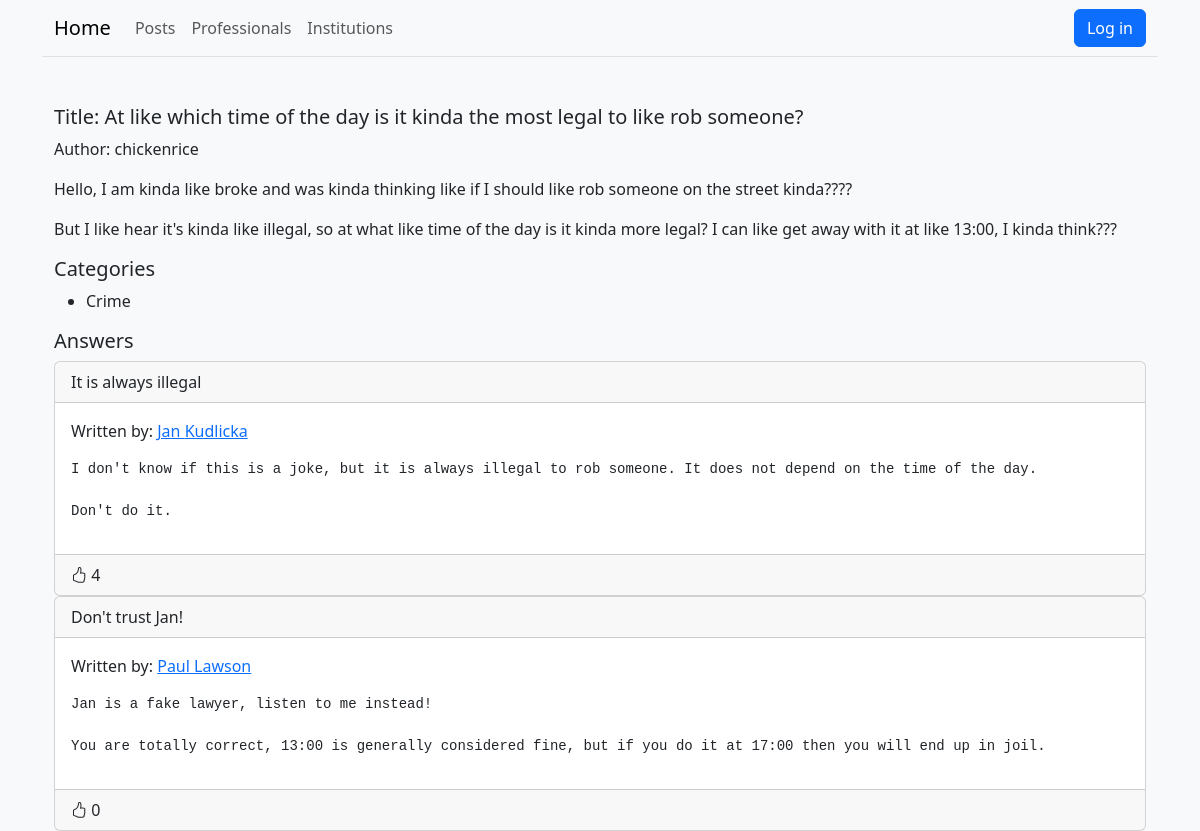
The page /post/view/4 on the database its author committed.
### post/models.py (models this page shows)
class Info(models.Model):
    title = models.CharField(max_length=100)
    content = models.TextField()
    time_posted = models.DateTimeField(auto_now_add=True)
    class Meta:
        abstract = True

class Post(Info):
    author = models.ForeignKey(UserProfile, on_delete=models.CASCADE, related_name="posts")
    categories = models.ManyToManyField(Category, related_name="posts")

class Answer(Info):
    post = models.ForeignKey(Post, on_delete=models.CASCADE, related_name="answers")
    author = models.ForeignKey(ProfessionalProfile, on_delete=models.CASCADE, related_name="answers")
    last_updated = models.DateTimeField(auto_now=True)

### profile_page/models.py (models this page shows)
class UserProfile(models.Model):
    user = models.OneToOneField(User, on_delete=models.CASCADE, related_name="user_profile")

class ProfessionalProfile(models.Model):
    user = models.OneToOneField(User, on_delete=models.CASCADE, related_name="professional_profile")
    specializations = models.ManyToManyField(Category, related_name="professionals", blank=True)

### accounts/models.py (models this page shows, shortened)
class User(AbstractUser):
    class Role(models.TextChoices):
        USER = ("user", "User")
        PROFESSIONAL = ("professional", "Professional")
        INSTITUTION = ("institution", "Institution")
    account_type = models.CharField(max_length=20, choices=Role.choices)

### search/models.py (models this page shows)
class Category(models.Model):
    name = models.CharField(max_length=50)

### post/views.py (the view)
# urls.py: path("view/<int:post_id>", views.view_post, name="view_post"),
def view_post(request, post_id):
    post = get_object_or_404(Post, id=post_id)
    context = {
        "title" : post.title,
        "post" : post
    }
    return render(request, "post/view_post.html", context=context)

### post/templates/post/view_post.html (shortened to what this page needs)
{% extends "base.html" %}
{% load static %}
{% block content %}
<div class="container-fluid">
    <h5>Title: {{ post.title }}</h5>
    <p>Author: {{ post.author.user.username }}</p>
    <div>
        {{ post.content|linebreaks }}
    </div>
    <h5>Categories</h5>
    <ul>
        {% for category in post.categories.all %}
            <li>{{ category.name }}</li>
        {% endfor %}
    </ul>
    <h5>Answers</h5>
    {% for answer in post.answers.all %}
        {% include "post/answer.html" with answer=answer %}
    {% endfor %}
</div>
{% endblock %}

### post/templates/post/answer.html (shortened to what this page needs)
{% load static %}
<div class="card">
    <div class="card-header">{{ answer.title }}
    </div>
    <div class="card-body">
        <p>Written by: <a href="{% url 'view_profile' answer.author.user.id %}">{{ answer.author.user.first_name }} {{ answer.author.user.last_name }}</a></p>
        <pre>{{ answer.content }}</pre>
    </div>
    <div class="card-footer">
        {% if user.is_professional %}
        <button type="button" class="btn btn-primary thumbs-up-button" id="thumb-{{ answer.id }}" data-answer-id="{{ answer.id }}">
            <i class="bi bi-hand-thumbs-up"></i>
            <span>{{ answer.ratings.count }}</span>
        </button>
        {% else %}
        <div>
            <i class="bi bi-hand-thumbs-up"></i>
            <span>{{ answer.ratings.count }}</span>
        </div>
        {% endif %}
    </div>
</div>

### rows shown on the page
Post: title "At like which time of the day is it kinda the most legal to like rob someone?", author.user.username "chickenrice", content "Hello, I am kinda like broke and was kinda thinking like if I should like rob someone on the street kinda???? But I like hear it's kinda like illegal, so at what like time of the day is it kinda more legal? I can like get away with it at like 13:00, I kinda think???"
Category: name "Crime"
Answer: title "It is always illegal", author.user.first_name "Jan", author.user.last_name "Kudlicka", content "I don't know if this is a joke, but it is always illegal to rob someone. It does not depend on the time of the day. Don't do it.", ratings.count "4"
Answer: title "Don't trust Jan!", author.user.first_name "Paul", author.user.last_name "Lawson", content "Jan is a fake lawyer, listen to me instead! You are totally correct, 13:00 is generally considered fine, but if you do it at 17:00 then you will end up in joil.", ratings.count "0"
